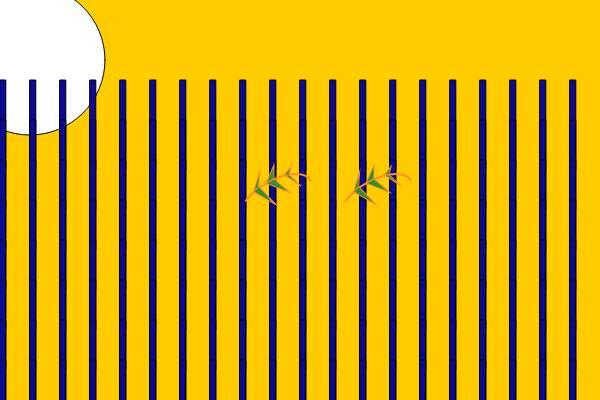
Frame 1 (no input)
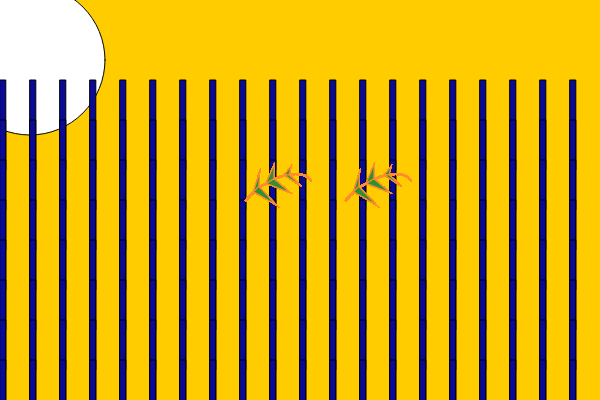
Frame 60 (no input)
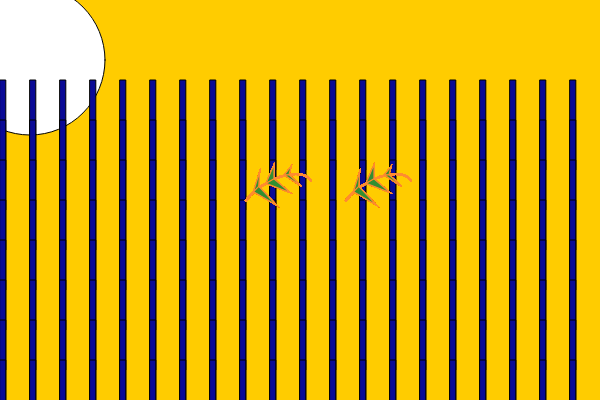
Frame 120 (the mouse pressed at the canvas centre since frame 60)

The p5.js sketch that drew these frames (run headless with seeded random() and noise() and a simulated clock; from frame 60 on, the mouse is pressed at the canvas centre):

// p5.js sketch
// ── sketch.js
// Reference-John Henry Thompson pattern https://editor.p5js.org/jht1493/sketches/ZwUDZXioq
// 4.0 for loop example

//BambOoO by Sackona Fitts
//Pattern of 20 blue bamboo stalks placed vertically on a yellow mustard background canvas. Each stalk is made of 10 rectangles. A green and yellow leaf greets the 9th stalk on the fifth square. Jutting out are 6 leafs on a green vibrant stem. A white circle moon outlined in black is in the top right corner.

let xlen;
let ylen;

function setup() {
  createCanvas(600, 400);
  background(255, 204, 0);
  describe("canvas with yellow background");
  //p5js Color Reference guide https://p5js.org/reference/#/p5/color
  // Draw a circle at location (30, 30) with a diameter of 20.
  circle(30, 60, 150);
  describe("white circle with rgb(226,1,221) outline in mid of gray canvas");

  let c = color(10, 10, 150); // Define color 'c'
  fill(c); // Use color variable 'c' as fill color //made the bamboo stalks green //p5js reference guide
  ylen = height / 10; //height of the rectangle on the bamboo stalk
  xlen = width / 20; // width of the rectangle on the bamboo stalk
  for (let y = 80; y < height; y += ylen) {
    //the height of the bamboo
    for (let x = 0; x < width; x += xlen) {
      console.log("y", y, "x", x);
      rect(x, y, 5.8, 90);
    }
  }
}
function draw() {
  let x = width / 2.03;
  let y = height / 3.5;
  draw_leaf(x, y);
  draw_leaf(x + 100, y);
}

function draw_leaf(x, y) {
  push();
  noFill();
  stroke(800, 140, 48);
  strokeWeight(2.0); //Made the stroke weight of the leaf smaller than 2 to submit seamlessly// SF made it to two to increase the contrast of the leaf.
  //arc(50, 60, 40, 40, 0, PI, OPEN);
  noFill();

  translate(x, y); //Places leaf onto the 5th line of the bamboo
  rotate(PI / 3.0);
  arc(65, 60, 40, 80, PI / 1.5, (3 * PI) / 2, OPEN); //leaf vein
  //arc(65,60,70,80,PI,3*PI/2,OPEN);
  //arc(70,20,10,80,PI/2,PI,OPEN);
  fill(50, 143, 50); //Changed color settings to 50, 143, 50 from 50, 140, 48
  strokeWeight(1);
  triangle(46, 75, 69, 62, 44, 68);
  triangle(44, 68, 32, 60, 46, 75);
  triangle(45, 60, 65, 44, 45, 51);
  triangle(45, 60, 33, 44, 45, 51);
  triangle(49, 36, 43, 30, 47, 40);
  triangle(49, 36, 65, 31, 47, 40);
  noFill();
  pop();
}
